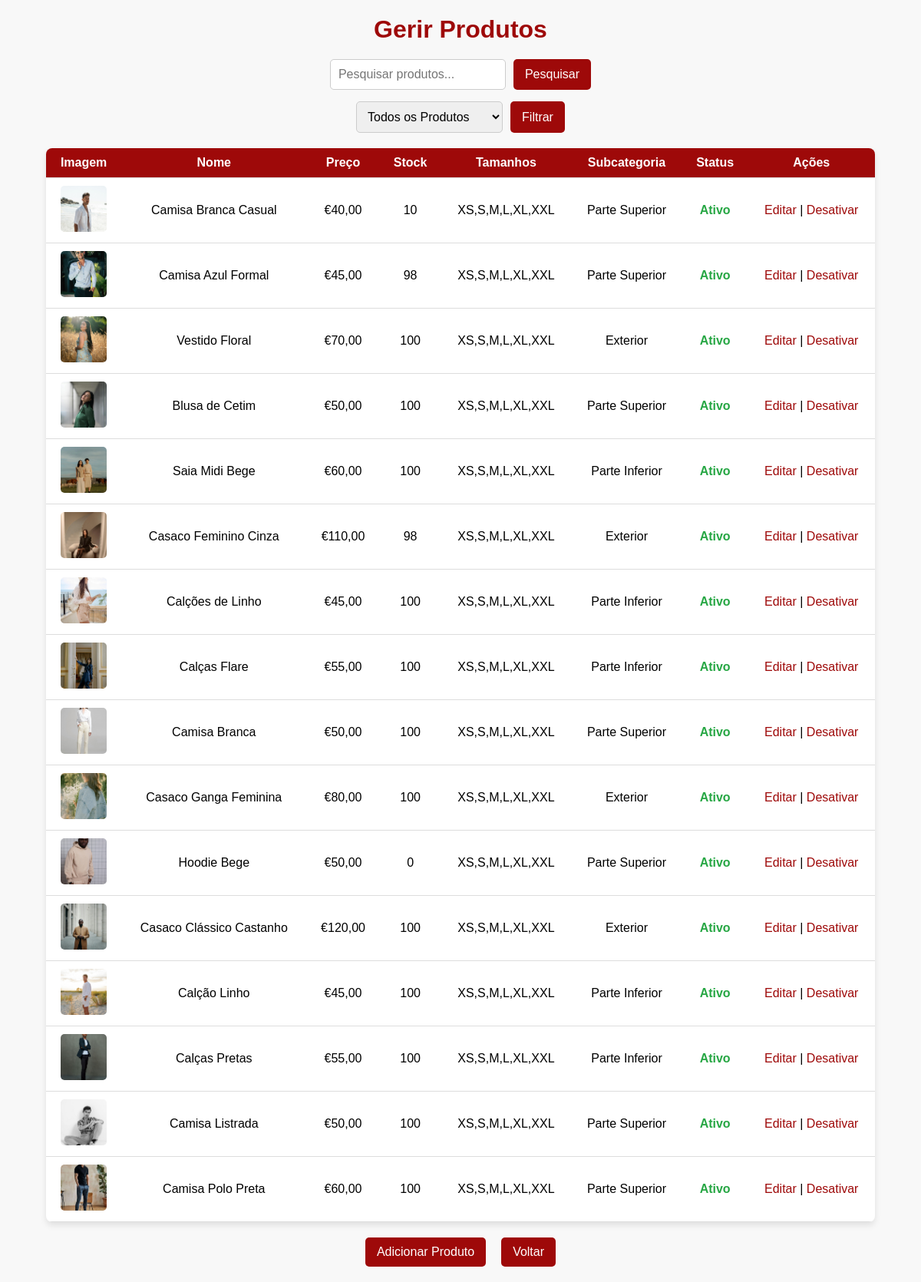
Before: /adm/manage_products.php (signed in) with the older database file.
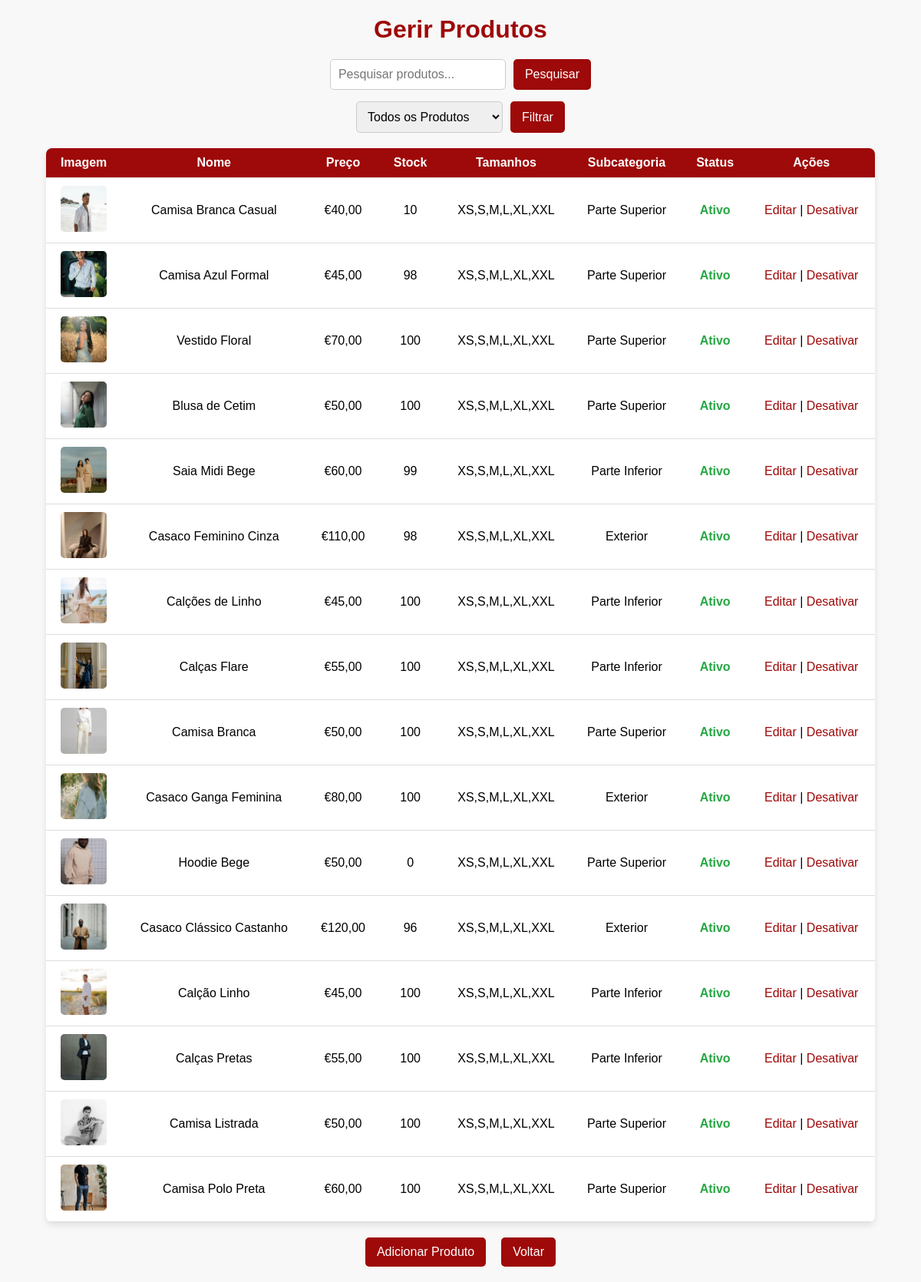
After: the same page with the newer database file.
### tables this page shows
CREATE TABLE `products` (
  `id` int(11) NOT NULL,
  `name` varchar(255) NOT NULL,
  `description` text DEFAULT NULL,
  `price` decimal(10,2) NOT NULL,
  `image` varchar(255) DEFAULT NULL,
  `stock` int(11) DEFAULT 0,
  `category_id` int(11) DEFAULT NULL,
  `created_at` timestamp NOT NULL DEFAULT current_timestamp(),
  `sizes` varchar(255) DEFAULT NULL,
  `sub_category` varchar(255) NOT NULL,
  `active` tinyint(1) NOT NULL DEFAULT 1
);

### adm/manage_products.php (the view, shortened to what this page needs)
<?php
require_once '../includes/db_connection.php';
$categoryFilter = isset($_GET['category']) ? $_GET['category'] : 'all';
$searchQuery = isset($_GET['search']) ? $_GET['search'] : '';
try {
    $query = 'SELECT * FROM products WHERE 1';
    $params = [];
    $stmt = $pdo->prepare($query);
    $stmt->execute($params);
    $products = $stmt->fetchAll(PDO::FETCH_ASSOC);
} catch (PDOException $e) {
    die("Erro ao conectar com a base de dados: " . $e->getMessage());
}
?>
<!DOCTYPE html>
<html lang="en">
<head>
    <link rel="stylesheet" href="../css/admin_perfil.css">
</head>
<body class="manage-products">
    <h1>Gerir Produtos</h1>
    <div class="search-container">
        <form method="GET" action="manage_products.php">
            <input type="text" name="search" placeholder="Pesquisar produtos..." value="<?= htmlspecialchars($searchQuery) ?>">
            <button type="submit">Pesquisar</button>
        </form>
    </div>
    <div class="filter-container">
        <form method="GET" action="manage_products.php">
            <select name="category">
                <option value="all" <?= $categoryFilter === 'all' ? 'selected' : '' ?>>Todos os Produtos</option>
            </select>
            <button type="submit">Filtrar</button>
        </form>
    </div>
    <table>
        <thead>
            <tr>
                <th>Imagem</th>
                <th>Nome</th>
                <th>Preço</th>
                <th>Stock</th>
                <th>Tamanhos</th>
                <th>Subcategoria</th>
                <th>Status</th>
                <th>Ações</th>
            </tr>
        </thead>
        <tbody>
            <?php foreach ($products as $product): ?>
                <tr>
                    <td>
                        <img src="<?php echo htmlspecialchars($product['image']); ?>" alt="<?php echo htmlspecialchars($product['name']); ?>">
                    </td>
                    <td><?php echo htmlspecialchars($product['name']); ?></td>
                    <td>€<?php echo number_format($product['price'], 2, ',', '.'); ?></td>
                    <td><?php echo $product['stock']; ?></td>
                    <td><?php echo htmlspecialchars($product['sizes']); ?></td>
                    <td><?php echo htmlspecialchars($product['sub_category']); ?></td>
                    <td>
                        <?php if ($product['active']): ?>
                            <span class="status-active">Ativo</span>
                        <?php else: ?>
                            <span class="status-inactive">Inativo</span>
                        <?php endif; ?>
                    </td>
                    <td>
                        <a href="edit_product.php?id=<?php echo $product['id']; ?>">Editar</a> |
                        <?php if ($product['active']): ?>
                            <a href="manage_products.php?action=deactivate&id=<?php echo $product['id']; ?>"
                                onclick="return confirm('Tem certeza que deseja desativar este produto? Ele não aparecerá mais no site.');">Desativar</a>
                        <?php else: ?>
                            <a href="manage_products.php?action=activate&id=<?php echo $product['id']; ?>"
                                onclick="return confirm('Tem certeza que deseja ativar este produto? Ele ficará visível no site.');">Ativar</a>
                        <?php endif; ?>
                    </td>
                </tr>
            <?php endforeach; ?>
        </tbody>
    </table>
    <div class="admin-actions">
        <a href="add_product.php">Adicionar Produto</a>
        <a href="admin_dashboard.php">Voltar</a>
    </div>
</body>
</html>

### css/admin_perfil.css (style rules this page uses)
body { font-family: Arial, sans-serif; background-color: #f8f8f8; margin: 0; padding: 0; }
h1 { text-align: center; color: #9e0909; }
a { text-decoration: none; color: #9e0909; }
.manage-products h1 { margin: 20px 0; }
.search-container, .filter-container { display: flex; justify-content: center; margin: 15px 0; }
.search-container form, .filter-container form { display: flex; gap: 10px; }
.search-container input[type="text"], .filter-container select { padding: 10px; border: 1px solid #ccc; border-radius: 5px; font-size: 1rem; }
.search-container button, .filter-container button { padding: 10px 15px; background-color: #9e0909; color: white; border: none; border-radius: 5px; cursor: pointer; font-size: 1rem; }
table th, table td { padding: 10px 15px; text-align: center; border-bottom: 1px solid #ddd; }
table th { background-color: #9e0909; color: white; }
table td img { width: 60px; height: 60px; object-fit: cover; border-radius: 5px; }
.status-active { color: #28a745; font-weight: bold; }
.admin-actions { display: flex; justify-content: center; gap: 20px; margin: 20px 0; }
.admin-actions a { background-color: #9e0909; color: white; padding: 10px 15px; border-radius: 5px; text-decoration: none; font-size: 1rem; }
table { width: 90%; margin: 20px auto; border-collapse: collapse; box-shadow: 0 4px 8px rgba(0, 0, 0, 0.1); background-color: white; border-radius: 8px; overflow: hidden; }
table td { font-size: 1rem; }

Changed rows visible on the page:
changed products "Vestido Floral": sub_category "Exterior" → "Parte Superior"
changed products "Saia Midi Bege": stock "100" → "99"
changed products "Casaco Clássico Castanho": stock "100" → "96"
